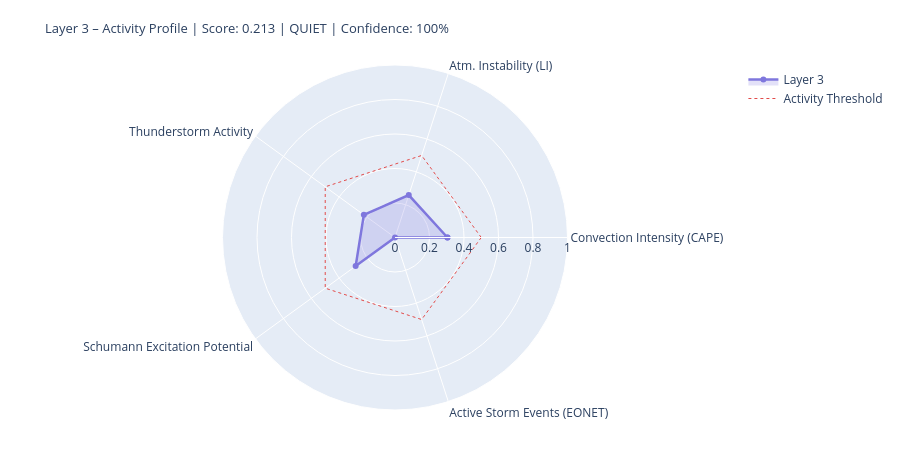

Notebook cell for this chart:
### Markdown cell above
---
## 4. State Assessment & Handoff to Layer 4/5

### Code cell
# ============================================================
# LAYER-3-SCORE
# Five dynamic components
# ============================================================

def norm(v, lo, hi):
    if v is None or (isinstance(v, float) and math.isnan(v)): return None
    return round(max(0.0, min(1.0, (v - lo) / (hi - lo))), 4)

# --- 1) Convection intensity (global CAPE mean) ---
cape_mean = df_atm['cape'].dropna().mean() if not df_atm.empty else None
conv_score = norm(cape_mean, 0, 3000)
conv_src   = 'primary' if cape_mean is not None else 'missing'

# --- 2) Atmospheric instability (LI mean) ---
li_mean   = df_atm['li'].dropna().mean() if not df_atm.empty else None
# Negative LI = unstable → higher score
instab_score = norm(-li_mean if li_mean is not None else None, -6, 6)
instab_src   = 'primary' if li_mean is not None else 'missing'

# --- 3) Thunderstorm activity (mean thunder score + WMO count) ---
thunder_mean = df_atm['thunder_score'].mean() if not df_atm.empty else None
n_thunder    = int(df_atm['thunderstorm'].sum()) if not df_atm.empty else 0
thunder_score_val = norm(
    (thunder_mean or 0) * 0.7 + n_thunder * 0.1, 0, 1.0
) if thunder_mean is not None else None
thunder_src = 'primary'

# --- 4) Schumann excitation potential (weighted Schumann contribution) ---
schumann_pot = df_atm['schumann_contribution'].mean() if not df_atm.empty else None
# Boosted by Layer-2 thunderstorm trigger
if schumann_pot is not None and l2_thunder:
    schumann_pot = min(1.0, schumann_pot * 1.2)
schumann_score = norm(schumann_pot, 0, 1.0) if schumann_pot is not None else None
schumann_src   = 'derived'

# --- 5) Storm activity (NASA EONET) ---
# Distinction: None = data not loaded, 0.0 = loaded but no events
storm_score = None
storm_src   = 'missing'
if raw.get('storms') is not None:          # API reached successfully
    storm_score = norm(len(storm_events), 0, 30) if storm_events else 0.0
    storm_src   = 'primary'

# X-Ray and Kp: context only, not in dynamic score
# (X-Ray = Layer-0/4 driver; Kp = geomagnetic index, not a lightning proxy)
xray_context = None
if raw.get('xray'):
    df_xc = pd.DataFrame(raw['xray'])
    fc = next((c for c in df_xc.columns
               if any(k in c.lower() for k in ['flux','long']) and 'time' not in c.lower()),
              df_xc.columns[1])
    df_xc[fc] = pd.to_numeric(df_xc[fc], errors='coerce')
    xray_last = df_xc[fc].dropna().iloc[-1] if not df_xc[fc].dropna().empty else None
    if xray_last:
        xray_class = ('X' if xray_last>=1e-4 else 'M' if xray_last>=1e-5
                      else 'C' if xray_last>=1e-6 else 'B')
        xray_context = {'flux': float(xray_last), 'class': xray_class}
        print(f'X-Ray context: {xray_class}-class ({xray_last:.2e} W/m²)')

# --- Aggregate ---
COMPONENTS = {
    'Convection Intensity (CAPE)':  {'score': conv_score,       'source': conv_src,    'dynamic': True},
    'Atm. Instability (LI)':         {'score': instab_score,     'source': instab_src,  'dynamic': True},
    'Thunderstorm Activity':              {'score': thunder_score_val, 'source': thunder_src, 'dynamic': True},
    'Schumann Excitation Potential':   {'score': schumann_score,   'source': schumann_src,'dynamic': True},
    'Active Storm Events (EONET)': {'score': storm_score,      'source': storm_src,   'dynamic': True},
}

available   = {k: v['score'] for k, v in COMPONENTS.items() if v['score'] is not None}
unavailable = [k for k, v in COMPONENTS.items() if v['score'] is None]
layer3_score = round(sum(available.values()) / len(available), 4) if available else None
confidence   = round(len(available) / len(COMPONENTS), 2)
level = ('unknown' if layer3_score is None
         else 'quiet'   if layer3_score < 0.3
         else 'moderate' if layer3_score < 0.6
         else 'active')
dominant_l3 = max(available, key=available.get) if available else 'none'

# --- Ausgabe ---
W = 68
print('=' * W)
print('LAYER 3 – ATMOSPHERE / WEATHER / THUNDERSTORMS – STATE ASSESSMENT')
print('=' * W)
for name, comp in COMPONENTS.items():
    s = comp['score']
    if s is not None:
        bar = '█' * int(s * 20) + '░' * (20 - int(s * 20))
        print(f'  {name:<36} {bar}  {s:.3f}  [{comp["source"]}]')
    else:
        print(f'  {name:<36} {"─" * 20}  n/a   [missing]')
print('-' * W)
print(f'  Score:        {layer3_score:.3f}  ({len(available)}/{len(COMPONENTS)} components)')
print(f'  Confidence:   {confidence:.0%}')
print(f'  Level:        {level.upper()}')
print(f'  Dominant:     {dominant_l3}')
print(f'  CAPE mean:    {cape_mean:.0f} J/kg' if cape_mean else '  CAPE mean:    n/a')
print(f'  LI mean:      {li_mean:.1f} K' if li_mean is not None else '  LI mean:      n/a')
print(f'  Thunderstorms:{n_thunder} points (WMO)  +  {len(storm_events)} NASA EONET')
print('=' * W)

# Radar
cats   = list(available.keys())
vals_r = list(available.values())
if len(cats) >= 3:
    fig = go.Figure()
    fig.add_trace(go.Scatterpolar(
        r=vals_r + [vals_r[0]], theta=cats + [cats[0]],
        fill='toself', fillcolor='rgba(127,119,221,0.22)',
        line=dict(color='#7F77DD', width=2.5), name='Layer 3'
    ))
    fig.add_trace(go.Scatterpolar(
        r=[0.5] * (len(cats)+1), theta=cats + [cats[0]],
        line=dict(color='#E24B4A', dash='dot', width=1),
        mode='lines', name='Activity Threshold'
    ))
    fig.update_layout(
        title=dict(
            text=f'Layer 3 – Activity Profile | Score: {layer3_score:.3f} | {level.upper()} | Confidence: {confidence:.0%}',
            font=dict(size=13)
        ),
        polar=dict(radialaxis=dict(visible=True, range=[0, 1])),
        height=450, showlegend=True,
        margin=dict(l=60, r=60, t=65, b=40)
    )
    fig.show()

### Figure 1 — Plotly figure (JSON) as saved in the notebook; plotly's stock layout.template omitted (floating-point values rounded to 4 significant figures)
{"data": [{"fill": "toself", "fillcolor": "rgba(127,119,221,0.22)", "line": {"color": "#7F77DD", "width": 2.5}, "name": "Layer 3", "r": [0.304, 0.2583, 0.2232, 0.282, 0.0, 0.304], "theta": ["Convection Intensity (CAPE)", "Atm. Instability (LI)", "Thunderstorm Activity", "Schumann Excitation Potential", "Active Storm Events (EONET)", "Convection Intensity (CAPE)"], "type": "scatterpolar"}, {"line": {"color": "#E24B4A", "dash": "dot", "width": 1}, "mode": "lines", "name": "Activity Threshold", "r": [0.5, 0.5, 0.5, 0.5, 0.5, 0.5], "theta": ["Convection Intensity (CAPE)", "Atm. Instability (LI)", "Thunderstorm Activity", "Schumann Excitation Potential", "Active Storm Events (EONET)", "Convection Intensity (CAPE)"], "type": "scatterpolar"}], "layout": {"height": 450, "margin": {"b": 40, "l": 60, "r": 60, "t": 65}, "polar": {"radialaxis": {"range": [0, 1], "visible": true}}, "showlegend": true, "title": {"font": {"size": 13}, "text": "Layer 3 – Activity Profile | Score: 0.213 | QUIET | Confidence: 100%"}}}
